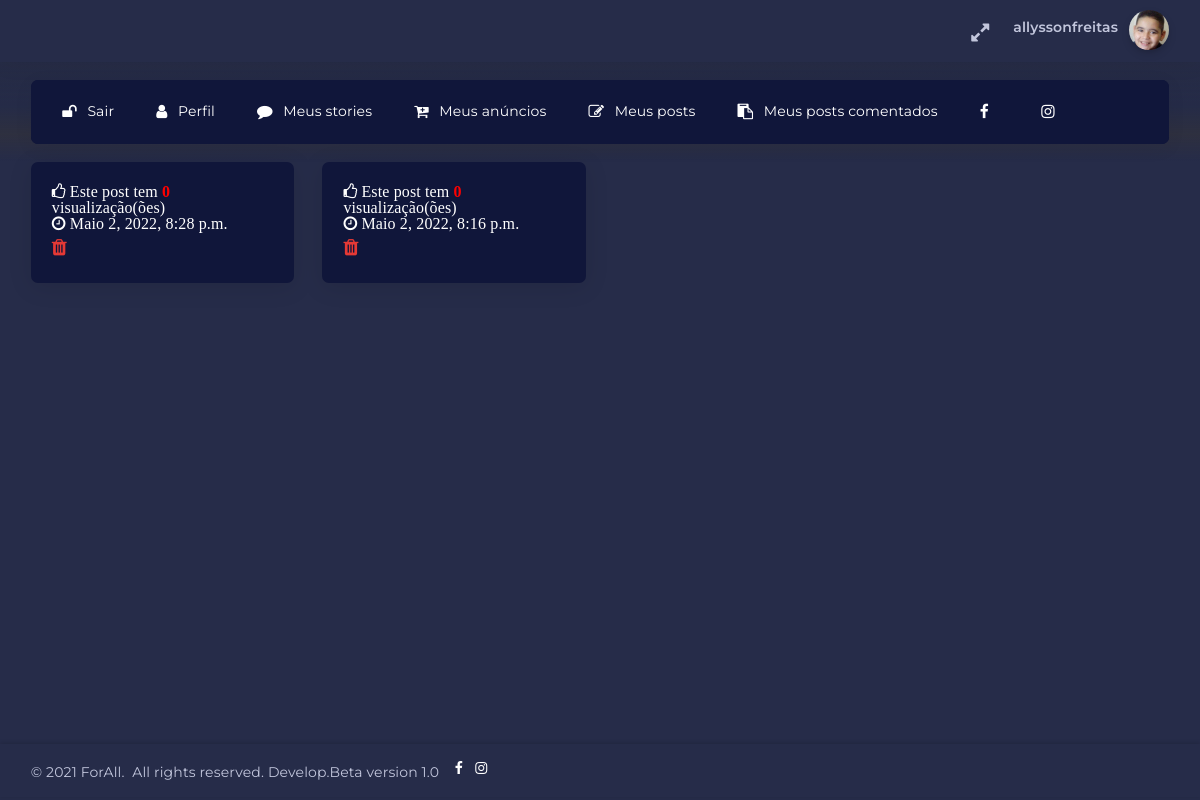
Page /mostravideos/ (signed in) on the committed database.
### paginas/models.py (models this page shows, shortened)
class Perfil(models.Model):
	user = models.OneToOneField(User,null=True, blank=True,on_delete=models.CASCADE)
	cep = models.CharField(max_length=10,null=False,blank=False)
	rua = models.CharField(max_length=60,null=False,blank=False)
	bairro = models.CharField(max_length=40,null=False,blank=False)
	cidade = models.CharField(max_length=40,null=False,blank=False)
	uf     = models.CharField(max_length=2,null=False,blank=False)
	image  = models.ImageField(upload_to='media/perfil', default='media/forall.png',null=False,blank=False, verbose_name='IMAGEM PERFIL :')
	escolaridade = models.CharField(max_length=30,verbose_name='ESCOLARIDADE',null=False,blank=False)
	termos   = models.CharField(max_length=4,verbose_name='TERMO DE USO E POLÍTICA DE PRIVACIDADE',null=False,blank=False)
	data     = models.DateTimeField(auto_now_add=True)
	datamudanca = models.DateTimeField(auto_now=True)

class VideosCurtos(models.Model):
	titulo   = models.CharField(max_length=100, verbose_name='TÍTULO DO VÍDEO',null=False,blank=False)
	CATEGORIA = [
	('Indicação','Indicação'),
	('YouTube','YouTube'),
	('Outros','Outros'),
	]
	categoria = models.CharField(max_length=30,choices=CATEGORIA,verbose_name='CATEGORIA DO VÍDEOS',null=False,blank=False)
	video    = EmbedVideoField(verbose_name='LINK DO VÍDEO',null=False,blank=False)
	comenta   = models.TextField(max_length=120,null=True,blank=True,verbose_name='COMENTE SOBRE ESTE VÍDEO')
	post_views= models.IntegerField(default=0, null=True,blank=True)
	user      = models.ForeignKey(User,null=True, blank=True,on_delete=models.CASCADE, verbose_name='Postado Por:')
	criadoem  = models.DateTimeField(auto_now_add=True, verbose_name='Criado em:')
	mudadoem  = models.DateTimeField(auto_now=True)

### paginas/views.py (the view)
# urls.py: path('mostravideos/', views.mostravideos, name="mostravideos"),
@login_required
def mostravideos(request):
	videospostados  =  VideosCurtos.objects.all().filter(user=request.user).order_by('-criadoem')
	return render(request, 'inicio/meusvideos.html', {'videospostados':videospostados})

### paginas/templates/inicio/meusvideos.html (shortened to what this page needs)
{% extends "./Base/BasePerfil.html" %}
{% block content %}
{% load embed_video_tags %}
{% load static %}
<div class="horizontal-menu-wrapper">
    <div class="header-navbar navbar-expand-sm navbar navbar-horizontal floating-nav navbar-light navbar-without-dd-arrow navbar-shadow menu-border" role="navigation" data-menu="menu-wrapper">
            <div class="navbar-container main-menu-content" data-menu="menu-container">
                <ul class="nav navbar-nav" id="main-menu-navigation" data-menu="menu-navigation">
                    <li>
                        {% if user.is_authenticated %}
                        <a class="dropdown-item" href="/accounts/logout" style="color: white;"><i class="fa fa-unlock"></i>Sair</a>
                        {% endif %}
                    </li>
                    <li>
                        {% if user.is_authenticated %}
                        <a class="dropdown-item" href="{% url 'perfil' %}" style="color: white;"><i class="fa fa-user"></i>Perfil</a>
                        {% endif %}
                    </li>
                    <li>
                        <a class="dropdown-item" href="{% url 'meustories' %}" style="color: white;"><i class="fa fa-comment"></i>Meus stories</a>
                    </li>
                    <li>
                        <a class="dropdown-item" href="{% url 'meusProdutos' %}" style="color: white;"><i class="fa fa-cart-plus"></i>Meus anúncios</a>
                    </li>
                    <li>
                        <a class="dropdown-item" href="{% url 'meusposts' %}" style="color: white;"><i class="fa fa-pencil-square-o"></i>Meus posts</a>
                    </li>
                    <li>
                        <a class="dropdown-item" href="{% url 'postcomentados' %}" style="color: white;"><i class="fa fa-clipboard"></i>Meus posts comentados</a>
                    </li>
                    <li>
                        <a href="https://www.facebook.com/forall.letsgo/" target="_blank" title="Facebook" style="color:white"><i class="fa fa-facebook"></i></a>
                    </li>
                    <li>
                        <a href="https://www.instagram.com/forall2020_/" target="_blank" title="Instagram" style="color:white"><i class="fa fa-instagram"></i></a>
                    </li>
                </ul>
    </div>
</div>
</div>
<div class="app-content content">
    <div class="content-wrapper">
        <div class="content-body">
            <section id="knowledge-base-content">
                <div class="row search-content-info">
                    {% if videospostados %}
                    {% for v in videospostados%}
                    <div class="col-md-3 col-sm-6 col-12 search-content">
                        <div class="card">
                            <div class="card-body">
                                <p class="card-text mb-0 fa fa-thumbs-o-up" style="font-size: 16px;color: white;">&nbsp;Este post tem <b style="color: red;">{{v.post_views}}</b> visualização(ões)<br>
                                    <i class="fa fa-clock-o">&nbsp;</i>{{v.criadoem}}
                                </p><br>
                                <a href="/deletavideo/{{v.id}}" data-toggle="tooltip" data-placement="top" title="Excluir vídeo" style="color: #e53935;font-size: 19px;"><i class="fa fa-trash"></i></a>
                            </div>
                        </div>
                    </div>
                    {% endfor %}
                {% endif %}
            </div>
        </section>
    </div>
</div>
</div>
<div class="drag-target"></div>
{%endblock%}

### paginas/templates/inicio/Base/BasePerfil.html (shortened to what this page needs)
{% load static %}
<!DOCTYPE html>
<html class="loading" lang="pt-br" data-textdirection="ltr">
<head>
    <link rel="stylesheet" type="text/css" href="{% static 'css/animate.css'%}">
    <link rel="stylesheet" type="text/css" href="{% static 'css/appChat.css' %}">
    <link rel="stylesheet" type="text/css" href="{% static 'css/bootstrap.min.css' %}">
    <link rel="stylesheet" type="text/css" href="{% static 'css/bootstrap.css' %}">
    <link rel="stylesheet" type="text/css" href="{% static 'css/bootstrap-extended.css' %}">
    <link rel="stylesheet" type="text/css" href="{% static 'css/colors.css' %}">
    <link rel="stylesheet" type="text/css" href="{% static 'css/components.css' %}">
    <link rel="stylesheet" type="text/css" href="{% static 'css/dark-layout.css' %}">
    <link rel="stylesheet" type="text/css" href="{% static 'css/dropzone.min.css' %}">
    <link rel="stylesheet" type="text/css" href="{% static 'css/datatables.min.css' %}">
    <link rel="stylesheet" type="text/css" href="{% static 'css/dataTables.checkboxes.css' %}">
    <link rel="stylesheet" type="text/css" href="{% static 'css/dropzone.css' %}">
    <link rel="stylesheet" type="text/css" href="{% static 'css/data-list-view.css' %}">
    <link rel="stylesheet" type="text/css" href="{% static 'css/horizontal-menu.css' %}">
    <link rel="stylesheet" type="text/css" href="{% static 'css/eccommence.css' %}">
    <link rel="stylesheet" type="text/css" href="{% static 'css/form-validation.min.css' %}">
    <link rel="stylesheet" type="text/css" href="{% static 'css/pickadate.css' %}">
    <link rel="stylesheet" type="text/css" href="{% static 'css/palette-gradient.min.css' %}">
    <link rel="stylesheet" type="text/css" href="{% static 'css/sweetalert2.min.css'%}">
    <link rel="stylesheet" type="text/css" href="{% static 'css/swiper.min.css' %}">
    <link rel="stylesheet" type="text/css" href="{% static 'css/semi-dark-layout.css' %}">
    <link rel="stylesheet" type="text/css" href="{% static 'css/swiper.css' %}">
    <link rel="stylesheet" type="text/css" href="{% static 'css/select2.min.css' %}">
    <link rel="stylesheet" type="text/css" href="{% static 'css/users.css' %}">
    <link rel="stylesheet" type="text/css" href="{% static 'css/vertical-menu.css' %}">
    <link rel="stylesheet" type="text/css" href="{% static 'css/vendor2.css' %}">
    <link rel="stylesheet" type="text/css" href="{% static 'css/vendors.min.css' %}">
    <link rel="stylesheet" type="text/css" href="{% static 'css/touchspin.css' %}">
    <link rel="stylesheet" type="text/css" href="{% static 'css/dark-layout.css' %}">
    <link rel="stylesheet" type="text/css" href="{% static 'css/semi-dark-layout.css' %}">
    <link rel="stylesheet" type="text/css" href="{% static 'css/animate.css' %}">
</head>
<body class="horizontal-layout horizontal-menu dark-layout 2-columns  navbar-floating footer-static"  data-open="hover" data-menu="horizontal-menu" data-col="2-columns" data-layout="dark-layout" id="topo">
    <nav class="header-navbar navbar-expand-lg navbar navbar-with-menu navbar-fixed navbar-shadow navbar-brand-center">
        <div class="navbar-wrapper">
            <div class="navbar-container content">
                <div class="navbar-collapse" id="navbar-mobile">
                <ul class="nav navbar-nav float-right">
                    <li class="nav-item d-none d-lg-block"><a class="nav-link nav-link-expand"><i class="ficon fa fa-expand"></i></a></li>
                <li class="dropdown dropdown-user nav-item"><a class="dropdown-toggle nav-link dropdown-user-link" href="#" data-toggle="dropdown">
                    <div class="user-nav d-sm-flex d-none">
                        {% if request.user.is_superuser %}
                        <span class="user-name text-bold-600">Administrador | {{user.get_username}}</span>
                        {%else%}
                        <span class="user-name text-bold-600">{{user.get_username}}</span>
                        {%endif%}
                    </div>
                    <span>
                        {% if not user.perfil.image%}
                        <img class="round" src="{% static 'img/forall.png'%}" alt="avatar" height="40" width="40">
                        {% else%}
                        <img class="round" src="{{ user.perfil.image.url }}" alt="avatar" height="40" width="40">
                        {% endif %}
                    </span>
                </a>
            </li>
        </ul>
    </div>
</div>
</div>
</nav>
{% block content %}
{% endblock%}
<footer class="footer footer-static footer-light navbar-shadow">
    <p class="clearfix blue-grey lighten-2 mb-0"><span class="float-md-left d-block d-md-inline-block mt-25">&copy; 2021 ForAll.&nbsp;&nbsp;All rights reserved. Develop.Beta version 1.0</span>&nbsp;&nbsp;
        <a href="https://www.facebook.com/forall.letsgo/" target="_blank" title="Facebook" style="color:white;"><i class="fa fa-facebook"></i></a>
        <a href="https://www.instagram.com/forall2020_/" target="_blank" title="Facebook" style="color:white;text-decoration: none;"><i class="fa fa-instagram"></i>&nbsp;&nbsp;&nbsp;&nbsp;&nbsp;&nbsp;&nbsp;&nbsp;&nbsp;</a>
    </p>
</footer>
</body>
</html>

### paginas/static/css/dark-layout.css (style rules this page uses)
body.dark-layout { background-color: #262c49; }
body.dark-layout [class*="border"] { border-color: #414561 !important; }
body.dark-layout p, body.dark-layout small, body.dark-layout span, body.dark-layout label { color: #c2c6dc; }
body.dark-layout .header-navbar { background-color: #10163a; }
body.dark-layout .header-navbar .navbar-container .nav .nav-item .nav-link { color: #c2c6dc; background-color: transparent; }
body.dark-layout .header-navbar .navbar-container .nav .nav-item .nav-link i { color: #c2c6dc; }
body.dark-layout .nav .nav-item .nav-link { color: #c2c6dc; }
body.dark-layout .nav-tabs .nav-item .nav-link, body.dark-layout .nav-tabs.nav-justified .nav-item .nav-link, body.dark-layout .nav .nav-item .nav-link { background-color: #10163a; }
body.dark-layout .card { background-color: #10163a; }
body.dark-layout .card .card-body, body.dark-layout .card .card-footer { color: #c2c6dc; border-color: #414561; }

### paginas/static/css/horizontal-menu.css (style rules this page uses)
.horizontal-menu .content { margin-left: 0; }
.horizontal-menu .content .content-wrapper { margin-top: 0 !important; }
.horizontal-menu footer { position: static; }
.horizontal-menu.navbar-floating:not(.blank-page) .app-content { padding-top: 9.75rem; }
.horizontal-menu.navbar-floating .horizontal-menu-wrapper { background: linear-gradient(to bottom, rgba(248, 248, 248, 0.95) 44%, rgba(248, 248, 248, 0.46) 73%, rgba(255, 255, 255, 0) 100%); background-repeat: repeat-x; }
.horizontal-menu.navbar-floating .horizontal-menu-wrapper .navbar-horizontal.floating-nav { margin: 1.3rem 2.2rem 0; }
.horizontal-menu.dark-layout .header-navbar { background: inherit !important; }
.horizontal-menu.dark-layout .horizontal-menu-wrapper { background: linear-gradient(to bottom, rgba(37, 43, 71, 0.76) 44%, rgba(56, 53, 53, 0.46) 73%, rgba(255, 255, 255, 0) 100%); }
.horizontal-menu.dark-layout .horizontal-menu-wrapper .header-navbar { background: #10163a !important; }
.horizontal-menu .horizontal-menu-wrapper { position: fixed; top: 62px; z-index: 990; width: 100%; height: 99px; }
.horizontal-menu .horizontal-menu-wrapper .header-navbar .navbar-container { padding-left: 1rem; padding-right: 1rem; width: 100%; }
.horizontal-menu .header-navbar { background: #fff; z-index: 999 !important; line-height: 1; min-height: auto; }
.horizontal-menu .header-navbar.navbar-horizontal.floating-nav { width: calc(100vw - (100vw - 100%) - calc(2.2rem * 2)); background: #fff; }
.horizontal-menu .header-navbar .navbar-container { padding-left: 2.2rem; padding-right: calc(2.2rem - 1rem); border-radius: 0.5rem; }
.horizontal-menu .header-navbar.navbar-fixed { position: fixed; width: 100%; }
.horizontal-menu .header-navbar.navbar-horizontal ul#main-menu-navigation > li { padding-top: 0.965rem; padding-bottom: 0.965rem; }
.horizontal-menu .header-navbar.navbar-horizontal ul#main-menu-navigation > li i { font-size: 1.11rem; margin-right: 0.75rem; }
.horizontal-menu .header-navbar.navbar-horizontal ul#main-menu-navigation > li > a { padding: 0.75rem 1.25rem 0.75rem 1.25rem; display: flex; margin-right: 0.5rem; }

### rows in the picture
VideosCurtos: post_views "0", criadoem "Maio 2, 2022, 8:28 p.m."
VideosCurtos: post_views "0", criadoem "Maio 2, 2022, 8:16 p.m."

### other values in the picture
{{ user.get_username }} "allyssonfreitas"
